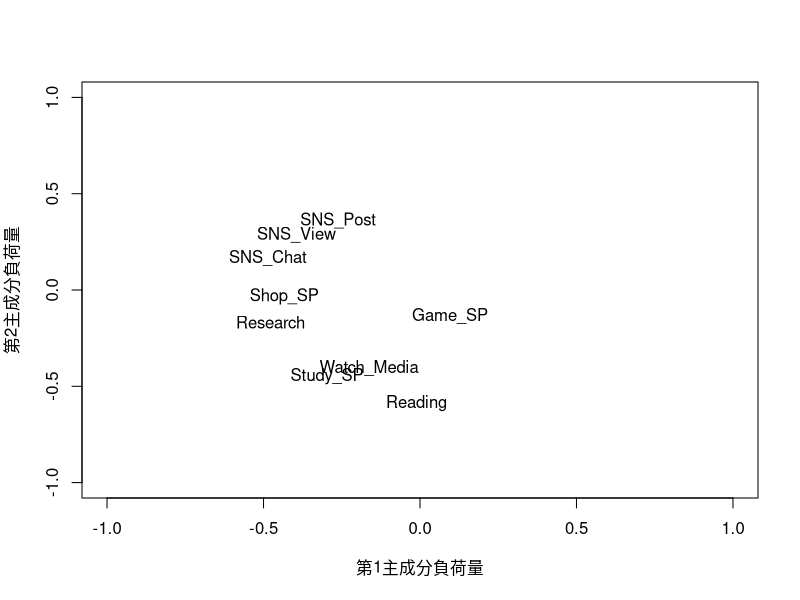

Here is the R script that generated this plot:
# 20251111_2_全員回答データの分析_スマホ利用の主成分分析 / クラスター分析
# 必要なパッケージのロード（通常はbase Rの機能で十分です）
# library(stats)

# データの読み込み
library(readxl)
data_1 <- read_excel("data/data_1.xlsx")
View(data_1)


# スマホ利用用途の変数名リスト（Rでの列名として使用）
activity_cols <- c("Game_SP", "SNS_Chat", "SNS_View", 
                   "SNS_Post", "Watch_Media", "Reading", 
                   "Study_SP", "Research", "Shop_SP")

# 目的変数（スマホゲーム: 0/1）の変数名
target_col <- "Play_SP_Game"
target_col2 <- "Play_Console"

# 主成分分析に使用するデータフレーム (説明変数X)
X <- data_1[, activity_cols]
# 目的変数Y
Y <- data_1[[target_col]]
# 目的変数Y2(コンシューマーゲーム)
Y2 <- data_1[[target_col2]]

# -----------------
# 主成分分析 (PCA) の実行
# -----------------
# データを標準化（scale = TRUE）してからPCAを実行
pca_result <- prcomp(X, scale = TRUE)

# 結果の確認（寄与率、累積寄与率）
print("--- 主成分分析 (PCA) の結果概要 ---")
summary(pca_result) 

# PC1-5のスコア（新しい説明変数）を取得
pc_scores <- as.data.frame(pca_result$x[, 1:5])
colnames(pc_scores) <- c("PC1", "PC2", "PC3", "PC4", "PC5") # 列名を変更

# 主成分負荷量の確認 (PC1, PC2, PC3の解釈に必要)
print("--- 主成分負荷量 (Rotation: PC1, PC2, PC3, PC4, PC5) ---")
print(pca_result$rotation[, 1:5])


# 第1主成分負荷量と第2主成分負荷量の散布図の作成
plot(pca_result$rotation[, 1], pca_result$rotation[, 2], type = "n",
     xlim = c(-1, 1), ylim = c(-1, 1), xlab = "第1主成分負荷量", ylab = "第2主成分負荷量")
text(pca_result$rotation[, 1], pca_result$rotation[, 2], rownames(pca_result$rotation))

# -----------------
# ロジスティック回帰
# -----------------

# PC1, PC2, PC3, PC4, PC5 のスコアを取得
pc_scores <- as.data.frame(pca_result$x[, 1:5])
colnames(pc_scores) <- c("PC1", "PC2", "PC3", "PC4", "PC5") # 列名をPC1〜PC5に変更

# 主成分スコアと目的変数Yを結合したデータフレームを作成
regression_data <- cbind(pc_scores, Play_SP_Game = Y)

# ロジスティック回帰モデルの構築 (PC1からPC5を説明変数に)
model <- glm(Play_SP_Game ~ PC1 + PC2 + PC3 + PC4 + PC5, 
             data = regression_data, 
             family = binomial)

# モデルの要約を出力
print("--- ロジスティック回帰分析の結果 ---")
summary(model)

# オッズ比と95%信頼区間の計算と表示
print("--- オッズ比と95%信頼区間 ---")
# オッズ比
odds_ratios <- exp(coef(model))
# 95%信頼区間 (confint.defaultを使用することで計算速度が速くなります)
conf_intervals <- exp(confint.default(model)) 

# 結果を見やすい表形式で結合
results_table <- data.frame(
  Coefficient = coef(model),
  Odds_Ratio = odds_ratios,
  `95% CI Lower` = conf_intervals[, 1],
  `95% CI Upper` = conf_intervals[, 2]
)
print(results_table)


# -----------------
# クラスター分析
# -----------------
# ⚠️ 前提: data_1 がインポートされており、pca_resultにPCA結果が格納されていること
# ⚠️ 主成分スコア（PC1からPC5）を data_1 に結合するため、pc_scoresを取得し直します。

# 主成分スコア（PC1からPC5）をデータフレームとして取得
# pc_scores <- as.data.frame(pca_result$x[, 1:5]) 
# colnames(pc_scores) <- c("PC1", "PC2", "PC3", "PC4", "PC5") 

# data_1 に主成分スコアを追加
data_1 <- cbind(data_1, pc_scores)

# K-meansクラスタリングの実行 (ここではK=3に設定)
k <- 3 # クラスター数
set.seed(42) # 結果の再現性を確保
kmeans_result <- kmeans(data_1[, c("PC1", "PC2", "PC3", "PC4", "PC5")], 
                        centers = k, 
                        nstart = 25)

# クラスターの割り当てを data_1 に追加
data_1$cluster <- as.factor(kmeans_result$cluster) 

# クラスターごとのサンプルサイズを確認
print("--- クラスターごとのサンプルサイズ ---")
table(data_1$cluster)

# 2. クラスターの特徴付け (プロファイルの作成)
# クラスターごとの平均値の計算（元の変数）
# aggregate 関数で、clusterごとに余暇活動の平均値を計算
print("--- クラスターごとの余暇活動 (元の変数) 平均値 ---")
cluster_profile_orig <- aggregate(data_1[, activity_cols], 
                                  by = list(Cluster = data_1$cluster), 
                                  FUN = mean)
print(cluster_profile_orig)

# クラスターごとの平均値の計算（主成分スコア）
# クラスタータイプをPCのスコア軸から確認
print("--- クラスターごとの主成分スコア平均値 ---")
cluster_profile_pc <- aggregate(data_1[, c("PC1", "PC2", "PC3", "PC4", "PC5")], 
                                by = list(Cluster = data_1$cluster), 
                                FUN = mean)
print(cluster_profile_pc)

# 3. スマホゲーム利用率の比較と検定
# 目的変数の変数名
# target_col <- "Play_SP_Game"

# クラスターごとのスマホゲーム利用率の計算 (0/1データの平均値が利用率になります)
print("--- クラスターごとのスマホゲーム利用率 ---")
utilization_rate <- aggregate(data_1[[target_col]], 
                              by = list(Cluster = data_1$cluster), 
                              FUN = mean)
colnames(utilization_rate) <- c("Cluster", "Play_SP_Game_Rate")
print(utilization_rate)

# 統計的有意差の検定 (ANOVA)
# 利用率に統計的な差があるかを確認します。p値が0.05未満なら有意な差あり。
print("--- クラスター間の利用率の統計的検定 (ANOVA) ---")
aov_result <- aov(data_1[[target_col2]] ~ cluster, data = data_1)
summary(aov_result)

# 有意な感じではなかったのでコンシューマーゲームでもやってみる
# クラスターごとのスマホゲーム利用率の計算 (0/1データの平均値が利用率になります)
print("--- クラスターごとのスマホゲーム利用率 ---")
utilization_rate <- aggregate(data_1[[target_col2]], 
                              by = list(Cluster = data_1$cluster), 
                              FUN = mean)
colnames(utilization_rate) <- c("Cluster", "Play_Console_Game_Rate")
print(utilization_rate)

# 統計的有意差の検定 (ANOVA)
# 利用率に統計的な差があるかを確認します。p値が0.05未満なら有意な差あり。
print("--- クラスター間の利用率の統計的検定 (ANOVA) ---")
aov_result <- aov(data_1[[target_col2]] ~ cluster, data = data_1)
summary(aov_result)

